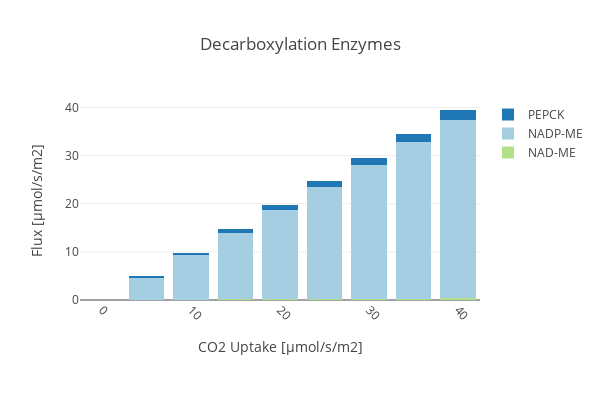

Here is the notebook cell this chart was saved with:
### Code cell
create_bar_plot_rxn(D_fba, D_exp,
                    {'[B]_MalDH4_h': 'NADP-ME', '[B]_MalDH2_m': 'NAD-ME', '[B]_PEPC1_c': 'PEPCK',},
                    'Decarboxylation Enzymes', xaxis_title,
                    c=True, stacked = True, save_fig=save_fig)

### Figure 1 — Plotly figure (JSON) as saved in the notebook; plotly's stock layout.template omitted (floating-point values rounded to 4 significant figures)
{"data": [{"marker": {"color": "rgb(178,223,138)"}, "name": "NAD-ME", "type": "bar", "uid": "9b5a899d-90e9-4c53-9c8b-fbc449745794", "x": [0, 5, 10, 15, 20, 25, 30, 35, 40], "y": [0, 0.04028, 0.08055, 0.1208, 0.1611, 0.2014, 0.2417, 0.2819, 0.3222]}, {"marker": {"color": "rgb(166,206,227)"}, "name": "NADP-ME", "type": "bar", "uid": "74f7bd32-1f48-4896-8072-39950b034b71", "x": [0, 5, 10, 15, 20, 25, 30, 35, 40], "y": [0, 4.569, 9.209, 13.86, 18.52, 23.17, 27.83, 32.48, 37.14]}, {"marker": {"color": "rgb(31,120,180)"}, "name": "PEPCK", "type": "bar", "uid": "b32da5ff-9fe4-4859-9f33-646cf378c41d", "x": [0, 5, 10, 15, 20, 25, 30, 35, 40], "y": [0, 0.3224, 0.5736, 0.81, 1.046, 1.283, 1.519, 1.756, 1.992]}], "layout": {"barmode": "stack", "height": 400, "margin": {"b": 100}, "title": "Decarboxylation Enzymes", "width": 600, "xaxis": {"autorange": true, "range": [-2.5, 42.5], "tickangle": 45, "title": "CO2 Uptake [µmol/s/m2]", "type": "linear"}, "yaxis": {"autorange": true, "range": [0, 41.53], "title": "Flux [µmol/s/m2]", "type": "linear"}}}
